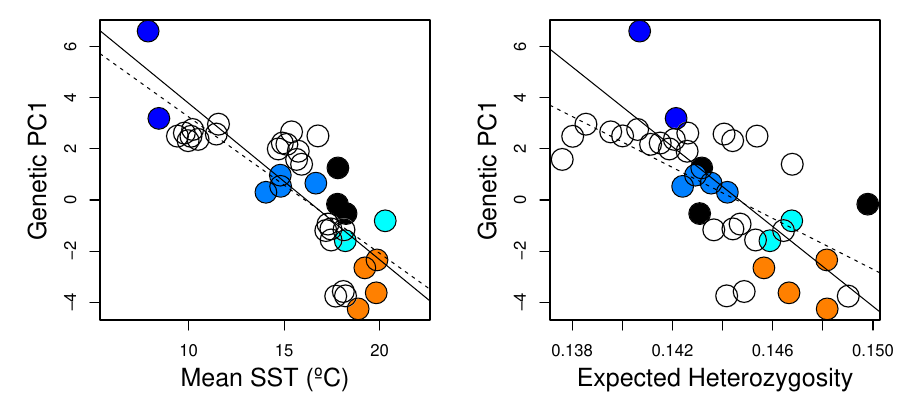

The R source for this figure:
# pretty HS

rm(list=ls())
meta <- read.csv("FINALFIGS/gigas_meta_41pop_env_FINAL.csv")
stats <- read.csv("FINALFIGS/2_basicStats/BasicStats_all.csv")
#pca_results <- read.csv("FINALFIGS/3_PCA/PC.out.csv")

### PCA - native pops ####
geno <- read.delim("FINALFIGS/SNPs_noZeros.txt",header=T)
rownames(geno) <- geno$id
geno <- geno[,-1]
pop <- substr(rownames(geno),1,3)
natnon <- meta$NatNon[match(pop,meta$pop)]
nat <- geno[natnon=="Native",]
nat.pop <- factor(substr(rownames(nat),1,3))
nat.reg <- factor(meta$Region2[match(nat.pop,meta$pop)])
nat.reg <- factor(nat.reg,levels(nat.reg)[c(1,3,6,5,2,4)])
pca1 <- prcomp(nat)
pca1_mat = pca1$x[,1:2]
xbar <- aggregate(pca1_mat[,1:2],by=list(nat.pop),mean)
xbar$GeneticRegions <- meta$Region2[match(xbar$Group.1,meta$pop)]
cols.to.use <- c(blue2red(5),"black")
names(cols.to.use) <- c("Akkeshi","Miyagi","Tokyo","Seto","Kagoshima","nonSource")
xbar$cols = cols.to.use[match(xbar$GeneticRegions,names(cols.to.use))]
#xbar$popTextCol = "black"
#xbar$popTextCol[xbar$Group.1%in%c("SAR","GOS","GWG","KOJ","MAI","AKK")] <- "white"
### Assign PC1 - Non-native ###
pop_non <- meta$pop[meta$NatNon=="Introduced"]
non = geno[pop%in%pop_non,]
non.pop <- substr(rownames(non),1,3)
non.reg <- meta$Region2[match(non.pop,meta$pop)]
introPredict <- predict(pca1,newdata=non)[,1:2]

xbar_non <- aggregate(introPredict[,1:2],by=list(non.pop),mean)
xbar_non$GeneticRegions <- meta$Region2[match(xbar_non$Group.1,meta$pop)]
xbar_non$cols="grey"
pca_results = rbind(xbar,xbar_non)
pca_results <- pca_results[!pca_results$Group.1%in%c("MAI","YOJ"),] #n<5


pdf(width=9,height=4,"FINALFIGS/4_PC1&HS_vs_SST/PC1&Hs_prettyPlots.pdf")
#quartz(width=9,height=6)
par(mfrow=c(1,2),mar=c(4,5,1,1))

#### pc1 ~ sstmean
pca_results$sstmean <- meta$BO_sstmean[match(pca_results$Group.1,meta$pop)]
pca_results$natnon <- meta$NatNon[match(pca_results$Group.1,meta$pop)]
plot(PC1~sstmean,data=pca_results,cex=c(3,4)[factor(pca_results$natnon)],
    xlim=c(6,22),ylim=range(pca_results$PC1),
    col=pca_results$cols,pch=c(21,20)[factor(pca_results$natnon)],xlab="",ylab="")
points(x=pca_results$sstmean,y=pca_results$PC1,pch=21,cex=2.9)
abline(lm(PC1~sstmean,data=pca_results[pca_results$natnon=="Native",]))
abline(lm(PC1~sstmean,data=pca_results[pca_results$natnon=="Introduced",]),lty="dashed")

mtext("Mean SST (ºC)",side=1,line=2.5,cex=1.5)
mtext("Genetic PC1",side=2,line=2.5,cex=1.5)
#text(x=pca_results$sstmean,y=pca_results$PC1,pca_results$Group.1,cex=.5)#,col=pca_results$popTextCol)

print(cor.test(~PC1+sstmean,data=pca_results[pca_results$natnon=="Native",]))
print(cor.test(~PC1+sstmean,data=pca_results[pca_results$natnon=="Introduced",]))

### PC1 ~ Hs
pca_results$Hs <- stats$Hs[match(pca_results$Group.1,stats$X)]

plot(PC1~Hs,data=pca_results,cex=c(3,4)[factor(pca_results$natnon)],
    xlim=range(pca_results$Hs),ylim=range(pca_results$PC1),
    col=pca_results$cols,pch=c(21,20)[factor(pca_results$natnon)],xlab="",ylab="")
points(x=pca_results$Hs,y=pca_results$PC1,pch=21,cex=2.9)
abline(lm(PC1~Hs,data=pca_results[pca_results$natnon=="Native",]))
abline(lm(PC1~Hs,data=pca_results[pca_results$natnon=="Introduced",]),lty="dashed")

mtext("Expected Heterozygosity",side=1,line=2.5,cex=1.5)
mtext("Genetic PC1",side=2,line=2.5,cex=1.5)
#text(x=pca_results$Hs,y=pca_results$PC1,pca_results$Group.1,cex=.5,col=pca_results$popTextCol)

print(cor.test(~PC1+Hs,data=pca_results[pca_results$natnon=="Native",]))
print(cor.test(~PC1+Hs,data=pca_results[pca_results$natnon=="Introduced",]))

#### Hs ~ sstmean

plot(Hs~sstmean,data=pca_results,cex=c(3,4)[factor(pca_results$natnon)],xlim=range(pca_results$sstmean),
    ylim=range(pca_results$Hs,na.rm=T),col=pca_results$cols,pch=c(21,20)[factor(pca_results$natnon)],xlab="",ylab="")
abline(lm(Hs~sstmean,data=pca_results[pca_results$natnon=="Native",]))
abline(lm(Hs~sstmean,data=pca_results[pca_results$natnon=="Introduced",]),lty="dashed")

mtext("Mean SST (ºC)",side=1,line=2.5,cex=1.5)
mtext("Expected Heterozygosity",side=2,line=2.5,cex=1.5)
#text(x=pca_results$sstmean,y=pca_results$Hs,pca_results$Group.1,cex=.5,col=pca_results$popTextCol)

print(cor.test(~Hs+sstmean,data=pca_results[pca_results$natnon=="Native",]))
print(cor.test(~Hs+sstmean,data=pca_results[pca_results$natnon=="Introduced",]))

dev.off()

